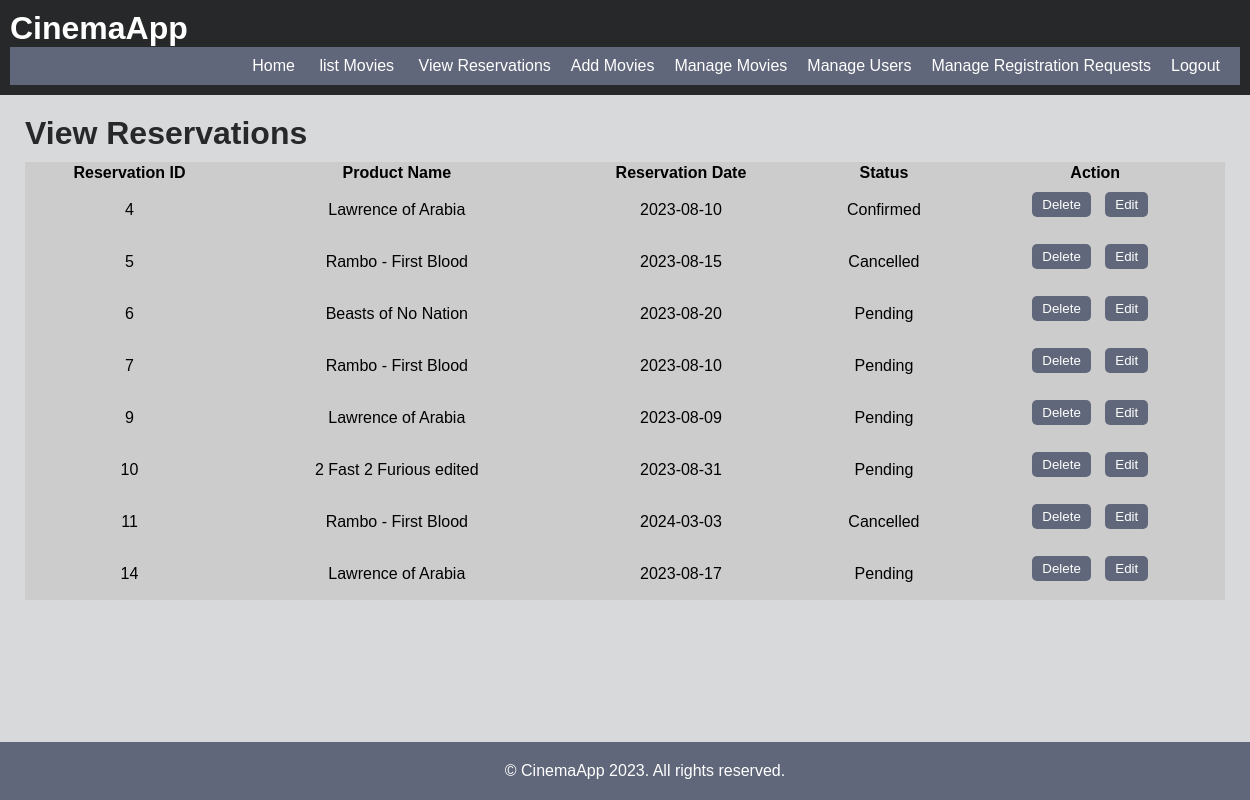
Page /Cinema/php/view_reservations.php (signed in) on the committed database.
### tables this page shows
CREATE TABLE `reservations` (
  `reservationid` int(11) NOT NULL,
  `userid` int(11) DEFAULT NULL,
  `productid` int(11) DEFAULT NULL,
  `reservationdate` date DEFAULT NULL,
  `status` varchar(20) DEFAULT NULL
);

CREATE TABLE `products` (
  `productid` int(11) NOT NULL,
  `name` varchar(100) DEFAULT NULL,
  `description` varchar(255) DEFAULT NULL,
  `price` decimal(10,2) DEFAULT NULL,
  `type` varchar(50) DEFAULT NULL
);

### Cinema/php/view_reservations.php (the view, shortened to what this page needs)
<?php
require_once "config.php";
$query = "SELECT r.reservationid, p.name AS product_name, r.reservationdate, r.status
          FROM reservations r
          INNER JOIN products p ON r.productid = p.productid";
$result = mysqli_query($link, $query);
$reservations = [];
if ($result) {
    while ($row = mysqli_fetch_assoc($result)) {
        $reservations[] = $row;
    }
}
?>
<!DOCTYPE html>
<html>
<head>
    <link rel="stylesheet" href="../css/styles.css">
</head>
<body>
    <header>
        <h1>
            <a href="index.php">CinemaApp</a>
        </h1>
        <nav>
            <a href="index.php">Home</a>
            <a href="view_movies.php">list Movies</a>
            <?php
                if (isset($_SESSION['loggedin']) && $_SESSION['loggedin'] === true) {
                    if (isset($_SESSION['role']) && $_SESSION['role'] === 'user') {
                        echo '<a href="create_reservation.php">Create Reservation</a>';
                        echo '<a href="user_view_reservations.php">My Reservations</a>';
                    } elseif (isset($_SESSION['role']) && $_SESSION['role'] === 'admin') {
                        echo '<a href="view_reservations.php">View Reservations</a>';
                        echo '<a href="create_product.php">Add Movies</a>';
                        echo '<a href="manage_products.php">Manage Movies</a>';
                        echo '<a href="manage_users.php">Manage Users</a>';
                        echo '<a href="registration_requests.php">Manage Registration Requests</a>';
                    }
                    echo '<a href="logout.php">Logout</a>';
                } else {
                    echo '<a href="login.php">Login</a>';
                    echo '<a href="register.php">Register</a>';
                }
            ?>
        </nav>
    </header>
    <div class="container">
        <h1>View Reservations</h1>
        <table>
            <tr>
                <th>Reservation ID</th>
                <th>Product Name</th>
                <th>Reservation Date</th>
                <th>Status</th>
                <th>Action</th>
            </tr>
            <?php foreach ($reservations as $reservation) { ?>
                <tr>
                    <td><?php echo $reservation['reservationid']; ?></td>
                    <td><?php echo $reservation['product_name']; ?></td>
                    <td><?php echo $reservation['reservationdate']; ?></td>
                    <td><?php echo $reservation['status']; ?></td>
                    <td>
                        <form class="action-form" method="post">
                            <button type="submit" name="delete_reservation">Delete</button>
                        </form>
                        <form class="action-form" action="update_reservation.php" method="get">
                            <button type="submit">Edit</button>
                        </form>
                    </td>
                </tr>
            <?php } ?>
        </table>
    </div>
    <footer>
        <p>&copy; CinemaApp 2023. All rights reserved.</p>
    </footer>
</body>
</html>

### Cinema/css/styles.css (style rules this page uses)
body, h1, h2, h3, p, ul, li { margin: 0; padding: 0; }
body { font-family: Arial, sans-serif; background-color: #D8D9DA; }
a { color: #fff; text-decoration: none; }
.container { max-width: 1200px; margin: 0 auto; padding: 20px; }
header { background-color: #272829; color: #fff; text-align: left; padding: 10px; }
header h1 { margin: 0; color: #FFF6E0; }
nav { background-color: #61677A; color: #fff; text-align: right; padding: 10px; }
nav a { color: #fff; text-decoration: none; margin: 0 10px; }
h1, h2 { margin-bottom: 10px; color: #272829; }
form input[type="text"], form input[type="email"], form input[type="password"], form select, form button { width: 100%; padding: 10px; margin-bottom: 10px; border: 1px solid #ccc; border-radius: 5px; }
form button { background-color: #61677A; color: #fff; cursor: pointer; }
footer { background-color: #61677A; color: #fff; text-align: center; padding: 20px; position: absolute; bottom: 0; width: 100%; }
.action-form { display: inline-block; margin-right: 10px; }
.action-form button { padding: 5px 10px; background-color: #61677A; color: white; border: none; cursor: pointer; display: inline-block; }
table td { padding: 8px; }
table { background-color: #ccc; border-collapse: collapse; width: 100%; border: 1px solid #ccc; }
table th, table td { border: 1px solid #ccc; text-align: center; }

### rows in the picture
reservations: reservationid "4", productid.name "Lawrence of Arabia", reservationdate "2023-08-10", status "Confirmed"
reservations: reservationid "5", productid.name "Rambo - First Blood", reservationdate "2023-08-15", status "Cancelled"
reservations: reservationid "6", productid.name "Beasts of No Nation", reservationdate "2023-08-20", status "Pending"
reservations: reservationid "7", productid.name "Rambo - First Blood", reservationdate "2023-08-10", status "Pending"
reservations: reservationid "9", productid.name "Lawrence of Arabia", reservationdate "2023-08-09", status "Pending"
reservations: reservationid "10", productid.name "2 Fast 2 Furious edited", reservationdate "2023-08-31", status "Pending"
reservations: reservationid "11", productid.name "Rambo - First Blood", reservationdate "2024-03-03", status "Cancelled"
reservations: reservationid "14", productid.name "Lawrence of Arabia", reservationdate "2023-08-17", status "Pending"
